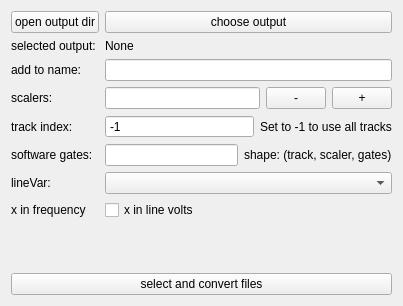
<?xml version="1.0" encoding="UTF-8"?>
<ui version="4.0">
 <class>AsciiConv</class>
 <widget class="QWidget" name="AsciiConv">
  <property name="geometry">
   <rect>
    <x>0</x>
    <y>0</y>
    <width>403</width>
    <height>306</height>
   </rect>
  </property>
  <property name="windowTitle">
   <string>Form</string>
  </property>
  <layout class="QVBoxLayout" name="verticalLayout">
   <item>
    <layout class="QFormLayout" name="formLayout">
     <item row="1" column="0">
      <widget class="QPushButton" name="pushButton_open_out_dir">
       <property name="text">
        <string>open output dir</string>
       </property>
      </widget>
     </item>
     <item row="1" column="1">
      <widget class="QPushButton" name="pushButton_choose_output">
       <property name="text">
        <string>choose output</string>
       </property>
      </widget>
     </item>
     <item row="2" column="0">
      <widget class="QLabel" name="label_7">
       <property name="text">
        <string>selected output:</string>
       </property>
      </widget>
     </item>
     <item row="2" column="1">
      <widget class="QLabel" name="label_current_output">
       <property name="text">
        <string>None</string>
       </property>
      </widget>
     </item>
     <item row="3" column="0">
      <widget class="QLabel" name="label_6">
       <property name="text">
        <string>add to name:</string>
       </property>
      </widget>
     </item>
     <item row="3" column="1">
      <widget class="QLineEdit" name="lineEdit_add_name"/>
     </item>
     <item row="4" column="0">
      <widget class="QLabel" name="label">
       <property name="text">
        <string>scalers:</string>
       </property>
      </widget>
     </item>
     <item row="5" column="0">
      <widget class="QLabel" name="label_3">
       <property name="text">
        <string>track index:</string>
       </property>
      </widget>
     </item>
     <item row="6" column="0">
      <widget class="QLabel" name="label_2">
       <property name="text">
        <string>software gates:</string>
       </property>
      </widget>
     </item>
     <item row="7" column="0">
      <widget class="QLabel" name="label_4">
       <property name="text">
        <string>lineVar:</string>
       </property>
      </widget>
     </item>
     <item row="8" column="0">
      <widget class="QLabel" name="label_5">
       <property name="text">
        <string>x in frequency</string>
       </property>
      </widget>
     </item>
     <item row="8" column="1">
      <widget class="QCheckBox" name="checkBox_x_axis_in_freq">
       <property name="text">
        <string>x in line volts</string>
       </property>
      </widget>
     </item>
     <item row="5" column="1">
      <layout class="QHBoxLayout" name="hor_track_layout" stretch="1,0">
       <item>
        <widget class="QSpinBox" name="lineEdit_tracks">
         <property name="buttonSymbols">
          <enum>QAbstractSpinBox::NoButtons</enum>
         </property>
         <property name="correctionMode">
          <enum>QAbstractSpinBox::CorrectToNearestValue</enum>
         </property>
         <property name="minimum">
          <number>-1</number>
         </property>
         <property name="value">
          <number>-1</number>
         </property>
        </widget>
       </item>
       <item>
        <widget class="QLabel" name="info_tracks">
         <property name="text">
          <string>Set to -1 to use all tracks</string>
         </property>
        </widget>
       </item>
      </layout>
     </item>
     <item row="6" column="1">
      <layout class="QHBoxLayout" name="hor_softw_gates_layout" stretch="1,0">
       <item>
        <widget class="QLineEdit" name="lineEdit_softw_gates"/>
       </item>
       <item>
        <widget class="QLabel" name="info_softw_gates">
         <property name="text">
          <string>shape: (track, scaler, gates)</string>
         </property>
        </widget>
       </item>
      </layout>
     </item>
     <item row="7" column="1">
      <widget class="QComboBox" name="lineEdit_lineVar"/>
     </item>
     <item row="4" column="1">
      <layout class="QHBoxLayout" name="hor_scalers_layout" stretch="1,0,0">
       <item>
        <widget class="QLineEdit" name="lineEdit_scalers"/>
       </item>
       <item>
        <widget class="QPushButton" name="sc_minus">
         <property name="maximumSize">
          <size>
           <width>60</width>
           <height>16777215</height>
          </size>
         </property>
         <property name="text">
          <string>-</string>
         </property>
        </widget>
       </item>
       <item>
        <widget class="QPushButton" name="sc_plus">
         <property name="maximumSize">
          <size>
           <width>60</width>
           <height>16777215</height>
          </size>
         </property>
         <property name="text">
          <string>+</string>
         </property>
        </widget>
       </item>
      </layout>
     </item>
    </layout>
   </item>
   <item>
    <widget class="QPushButton" name="pushButton_sel_and_conv">
     <property name="text">
      <string>select and convert files</string>
     </property>
    </widget>
   </item>
  </layout>
 </widget>
 <resources/>
 <connections/>
</ui>
